Frame 1 (no input): blank canvas, image omitted
Frame 60 (no input): blank canvas, image omitted
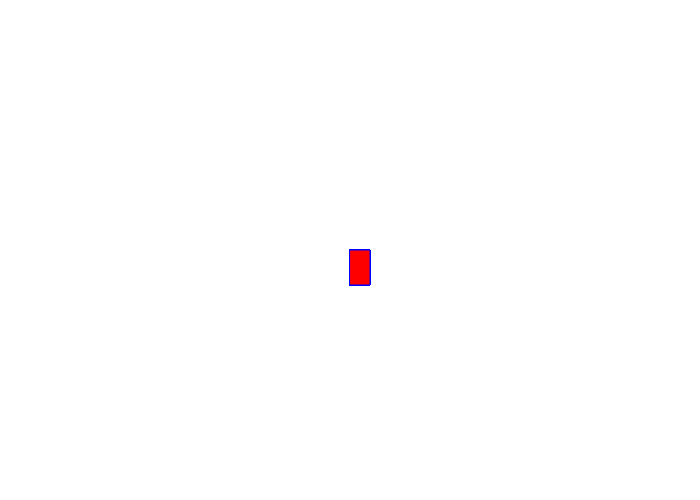
Frame 120 (the mouse pressed at the canvas centre since frame 60)

The p5.js sketch whose frames 1 and 60 were blank and that drew this single picture after the mouse press (run headless with seeded random() and noise() and a simulated clock; from frame 60 on, the mouse is pressed at the canvas centre):

// p5.js sketch
// ── sketch.js
function setup() {
    createCanvas(700, 500);
    background("white")
  }
  
  function draw() {
    stroke("blue");
    fill("red");
    
    
    if (mouseIsPressed) {
      rect(mouseX, mouseY, 20, 35);
    }
  }
